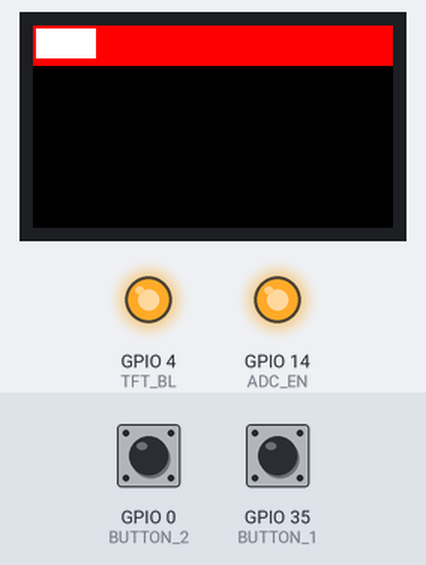
This sketch was run on a simulated ESP32. On the bench: 240×135 colour display, output pins drawn as LEDs (lit = HIGH). The test bench sets the inputs (shaded band); at power-on: GPIO 0 (BUTTON_2) HIGH, GPIO 35 (BUTTON_1) HIGH. A WiFi scan finds three made-up networks; what the sketch prints to the serial monitor is not drawn.

Above: at 1.4 s.
1.5 s: GPIO 0 (BUTTON_2) pulled LOW for 0.15 s
At 1.8 s:
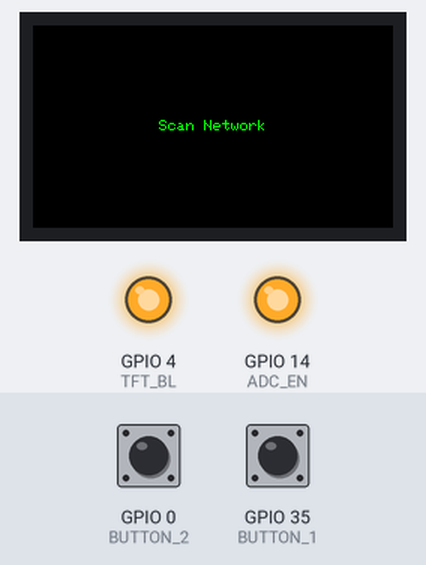
4.6 s: GPIO 35 (BUTTON_1) pulled LOW for 0.15 s
At 6.3 s:
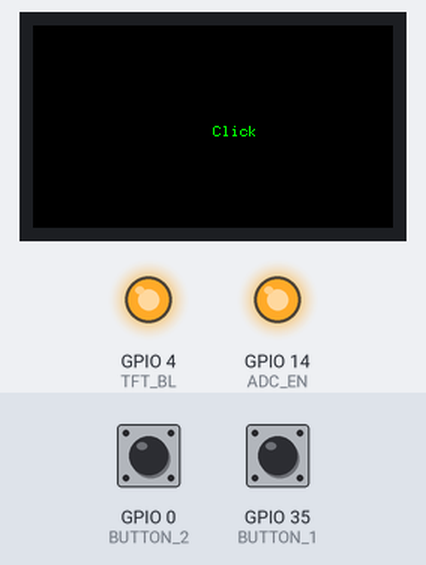
6.6 s: GPIO 35 (BUTTON_1) pulled LOW for 1 s
At 9.1 s:
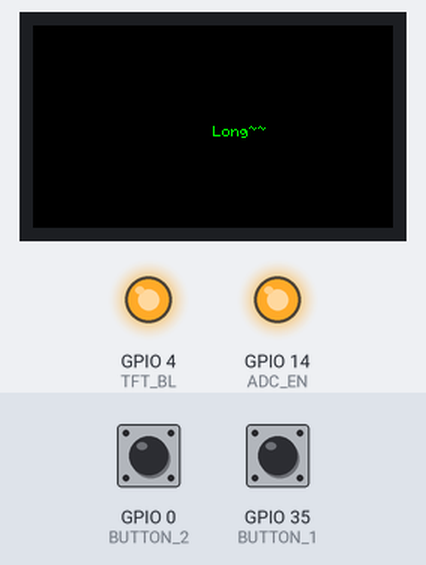
9.4 s: GPIO 0 (BUTTON_2) pulled LOW for 1 s
At 12.1 s:
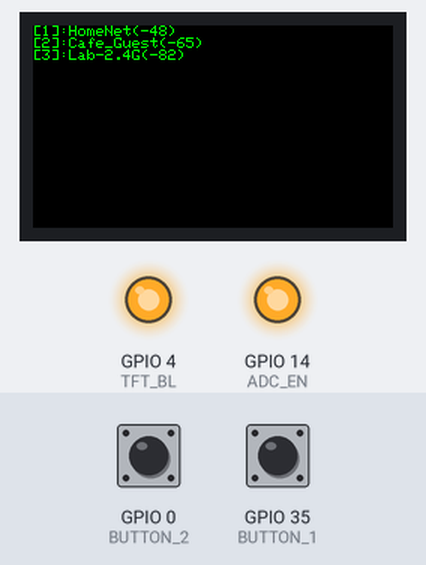
13.1 s: GPIO 0 (BUTTON_2) pulled LOW for 3.2 s
At 14.3 s:
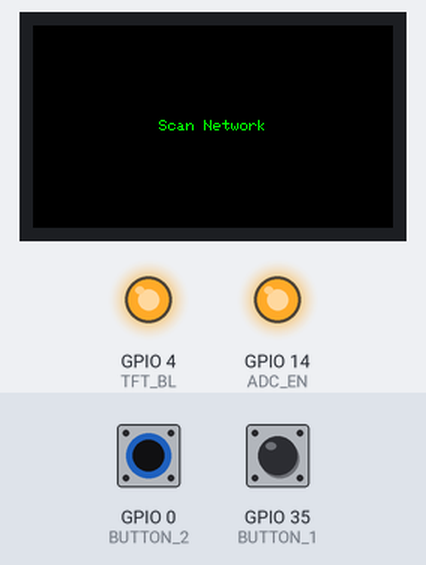
17.8 s: GPIO 35 (BUTTON_1) pulled LOW for 3.2 s
At 21.8 s:
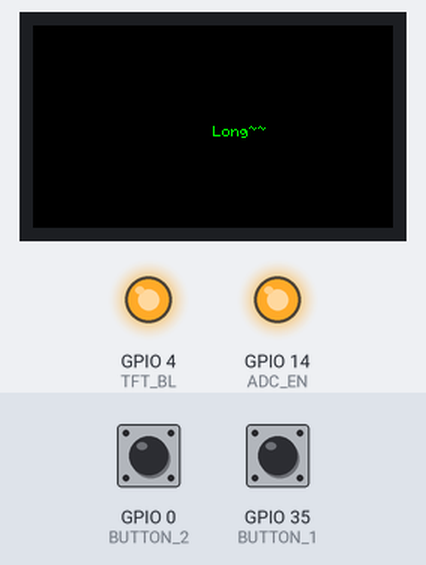
Timing chart, 0 to 23.3 s (numbered marks = the images above; inputs shaded):
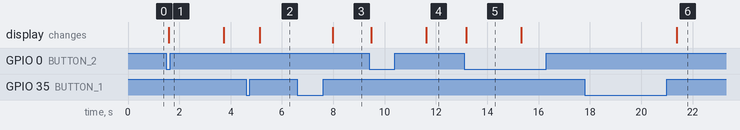

Measured:
- after the input at 1.5 s, the display: changes after 0.08 s (image 1)
- after the input at 4.6 s, the display: changes after 0.53 s (image 2)
- after the input at 6.6 s, the display: changes after 1.4 s (image 3)
- after the input at 9.4 s, the display: first changes after 0.09 s (image 4 shows a later state)
- after the input at 13.1 s, the display: changes after 0.09 s (image 5)
- after the input at 17.8 s, the display: changes after 3.6 s (image 6)
- what the display in image 5 shows lasts 2.1 s, from 13.2 s to 15.3 s

The sketch:

TTGO-T-Display.ino
```cpp
#include <TFT_eSPI.h>
#include <SPI.h>
#include "WiFi.h"
#include <Wire.h>
#include <Button2.h>
#include "esp_adc_cal.h"
#include "bmp.h"

#ifndef TFT_DISPOFF
#define TFT_DISPOFF 0x28
#endif

#ifndef TFT_SLPIN
#define TFT_SLPIN 0x10
#endif

#define TFT_MOSI 19
#define TFT_SCLK 18
#define TFT_CS 5
#define TFT_DC 16
#define TFT_RST 23

#define TFT_BL 4  // 디스플레이 백라이트 제어 핀
#define ADC_EN 14 // ADC_EN은 ADC 감지 활성화 포트입니다.
#define ADC_PIN 34
#define BUTTON_1 35
#define BUTTON_2 0

TFT_eSPI tft = TFT_eSPI(135, 240); // 커스텀 라이브러리 호출
Button2 btn1(BUTTON_1);
Button2 btn2(BUTTON_2);

char buff[512];
int vref = 1100;
int btnCick = false;

//! 오랜 시간 지연, 얕은 소비를 사용하여 전류 소비를 효과적으로 줄일 수 있습니다.
void espDelay(int ms) ///////////슬립모드
{
    esp_sleep_enable_timer_wakeup(ms * 1000); //슬립모드 깨우기 시간지정   초단위
    esp_sleep_pd_config(ESP_PD_DOMAIN_RTC_PERIPH, ESP_PD_OPTION_ON);
    esp_light_sleep_start();
}

void showVoltage() ////////////전압 출력
{
    static uint64_t timeStamp = 0;
    if (millis() - timeStamp > 1000)
    {
        timeStamp = millis();
        uint16_t v = analogRead(ADC_PIN);
        float battery_voltage = ((float)v / 4095.0) * 2.0 * 3.3 * (vref / 1000.0);
        String voltage = "Voltage :" + String(battery_voltage) + "V"; // 출력형식 지정
        Serial.println(voltage);
        tft.fillScreen(TFT_BLACK);
        tft.setTextDatum(MC_DATUM);
        tft.drawString(voltage, tft.width() / 2, tft.height() / 2);
    }
}

void button_init() /////////////버튼 핸드러
{
    btn1.setLongClickHandler([](Button2 &b) {
        btnCick = false;
        int r = digitalRead(TFT_BL);
        tft.fillScreen(TFT_BLACK);
        tft.setTextColor(TFT_GREEN, TFT_BLACK);
        tft.setTextDatum(MC_DATUM);
        tft.drawString("Press again to wake up", tft.width() / 2, tft.height() / 2);
        espDelay(6000);
        digitalWrite(TFT_BL, !r);

        tft.writecommand(TFT_DISPOFF); ///////////???
        tft.writecommand(TFT_SLPIN);   ///////////???
        // 라이트 절전을 사용한 후에는 외부 IO 포트를 사용하여 깨우기 때문에 타이머 깨우기를 비활성화해야합니다.
        esp_sleep_disable_wakeup_source(ESP_SLEEP_WAKEUP_TIMER); ///////////???
        // esp_sleep_enable_ext1_wakeup(GPIO_SEL_35, ESP_EXT1_WAKEUP_ALL_LOW);    ///////////???
        esp_sleep_enable_ext0_wakeup(GPIO_NUM_35, 0);
        delay(200);
        esp_deep_sleep_start();
    });
    btn1.setPressedHandler([](Button2 &b) {
        Serial.println("Detect Voltage..");
        btnCick = true;
    });

    btn2.setPressedHandler([](Button2 &b) {
        btnCick = false;
        Serial.println("btn press wifi scan");
        wifi_scan();
    });
    tft.fillScreen(TFT_BLACK);
    tft.setTextSize(3);
    btn1.setClickHandler([](Button2 &b) {
        tft.fillScreen(TFT_BLACK);
        tft.drawString("Click", tft.width() / 2, tft.height() / 2);
        Serial.println("Click");

        btnCick = true;
    });
    btn1.setDoubleClickHandler([](Button2 &b) {
        tft.fillScreen(TFT_BLACK);
        tft.drawString("Double", tft.width() / 2, tft.height() / 2);
        Serial.println("Double");
        btnCick = true;
    });
    btn1.setTripleClickHandler([](Button2 &b) {
        tft.fillScreen(TFT_BLACK);
        tft.drawString("Triple", tft.width() / 2, tft.height() / 2);
        Serial.println("Triple");
        btnCick = true;
    });
    btn1.setLongClickHandler([](Button2 &b) {
        tft.fillScreen(TFT_BLACK);
        tft.drawString("Long~~", tft.width() / 2, tft.height() / 2);
        Serial.println("Long~~");
        btnCick = true;
        espDelay(5);
    });
}

void button_loop()
{
    btn1.loop();
    btn2.loop();
}

void wifi_scan() ////////////wifi스캔
{
    tft.setTextColor(TFT_GREEN, TFT_BLACK);
    tft.fillScreen(TFT_BLACK);
    tft.setTextDatum(MC_DATUM);
    tft.setTextSize(1);

    tft.drawString("Scan Network", tft.width() / 2, tft.height() / 2);

    WiFi.mode(WIFI_STA);
    WiFi.disconnect();
    delay(100);

    int16_t n = WiFi.scanNetworks();
    tft.fillScreen(TFT_BLACK);
    if (n == 0)
    {
        tft.drawString("no networks found", tft.width() / 2, tft.height() / 2);
    }
    else
    {
        tft.setTextDatum(TL_DATUM);
        tft.setCursor(0, 0);
        Serial.printf("Found %d net\n", n);
        for (int i = 0; i < n; ++i)
        {
            sprintf(buff,
                    "[%d]:%s(%d)",
                    i + 1,
                    WiFi.SSID(i).c_str(),
                    WiFi.RSSI(i));
            tft.println(buff);
        }
    }
    WiFi.mode(WIFI_OFF);
}

void setup()
{
    Serial.begin(115200);
    Serial.println("Start");

    /*
    ADC_EN은 ADC 감지 활성화 포트입니다.
    USB 포트가 전원 공급 장치에 사용되는 경우 기본적으로 켜져 있습니다.
    배터리로 전원을 공급받는 경우 높은 수준으로 설정해야합니다
    */
    pinMode(ADC_EN, OUTPUT);
    digitalWrite(ADC_EN, HIGH);

    tft.init(); //화면초기세팅
    tft.setRotation(1);
    tft.fillScreen(TFT_BLACK);
    tft.setTextSize(2);
    tft.setTextColor(TFT_GREEN);
    tft.setCursor(0, 0);
    tft.setTextDatum(MC_DATUM);
    tft.setTextSize(1);

    if (TFT_BL > 0)
    {                                           // TFT_BL은 사용자 설정 파일 TTGO_T_Display.h의 TFT_eSPI 라이브러리에서 설정되었습니다.
        pinMode(TFT_BL, OUTPUT);                // 백라이트 핀을 출력 모드로 설정
        digitalWrite(TFT_BL, TFT_BACKLIGHT_ON); // 백라이트를 켭니다. 사용자 설정 파일 TTGO_T_Display.h의 TFT_eSPI 라이브러리에서 TFT_BACKLIGHT_ON이 설정되었습니다.
    }

    // tft.setSwapBytes(true);      // 부팅이미지
    // tft.pushImage(0, 0,  240, 135, ttgo);
    // espDelay(5000);

    // tft.setRotation(0);           //화면테스트
    // tft.fillScreen(TFT_RED);
    // espDelay(1000);
    // tft.fillScreen(TFT_BLUE);
    // espDelay(1000);
    // tft.fillScreen(TFT_GREEN);
    // espDelay(1000);

    button_init();

    esp_adc_cal_characteristics_t adc_chars;
    esp_adc_cal_value_t val_type = esp_adc_cal_characterize((adc_unit_t)ADC_UNIT_1, (adc_atten_t)ADC1_CHANNEL_6, (adc_bits_width_t)ADC_WIDTH_BIT_12, 1100, &adc_chars);
    // ADC 특성 분석에 사용되는 캘리브레이션 값 유형 확인
    if (val_type == ESP_ADC_CAL_VAL_EFUSE_VREF)
    {
        Serial.printf("eFuse Vref:%u mV", adc_chars.vref);
        vref = adc_chars.vref;
    }
    else if (val_type == ESP_ADC_CAL_VAL_EFUSE_TP)
    {
        Serial.printf("Two Point --> coeff_a:%umV coeff_b:%umV\n", adc_chars.coeff_a, adc_chars.coeff_b);
    }
    else
    {
        Serial.println("Default Vref: 1100mV");
    }

    // tft.fillScreen(TFT_BLACK);    //초기화면 출력
    // tft.setTextDatum(MC_DATUM);
    // tft.drawString("LeftButton:", tft.width() / 2, tft.height() / 2 - 16);
    // tft.drawString("[WiFi Scan]", tft.width() / 2, tft.height() / 2 );
    // tft.drawString("RightButton:", tft.width() / 2, tft.height() / 2 + 16);
    // tft.drawString("[Voltage Monitor]", tft.width() / 2, tft.height() / 2 + 32 );
    // tft.drawString("RightButtonLongPress:", tft.width() / 2, tft.height() / 2 + 48);
    // tft.drawString("[Deep Sleep]", tft.width() / 2, tft.height() / 2 + 64 );
    // tft.setTextDatum(TL_DATUM);
    tft.fillRect(0, 0, 240, 27, TFT_RED);
    tft.fillRect(2, 2, 40, 20, TFT_WHITE);
}

void loop()
{
    //     if (btnCick) {
    //          espDelay(1000);
    //      }
    button_loop();
}

/* ////////////////////////커스텀/////////////////////////////
1. 부팅이미지 커스텀   (L159)
    기존의 파엘에 이미지 코드를 추가 하거나 별도의 파일을 만들어 기존과 같이 코드에 추가 시킨다.

2. 배터리 커스텀   (L45)
    배터리 배경이미지
    베터리 범위설정  3.4~4.2V
    void battery_gauge() {
        int spw = 2;  //시작위치x좌표 변경
        int sph = 2;  //시작위치y좌표 변경
        int gw = 8;   //게이지 넓이 변경
        int gh = 12;  //게이지 높이 변경
        int p = 4;    //패딩 선두깨  변경
        int m = p*2; //변경x
        tft.fillRect( spw,                    sph,       (p+gw)*4+p, gh+m, TFT_WHITE);   //틀
        tft.fillRect( spw,                    sph+p,    (p+gw)*4+m,  gh, TFT_WHITE);   //틀
        tft.fillRect( spw+p,                sph+p,    gw, gh, TFT_BLACK);      //게이지 1
        tft.fillRect( spw+(p+gw)+p,    sph+p,    gw, gh, TFT_BLACK);    //게이지 2
        tft.fillRect( spw+(p+gw)*2+p, sph+p,   gw, gh, TFT_BLACK);    //게이지 3
        tft.fillRect( spw+(p+gw)*3+p, sph+p,   gw, gh, TFT_BLACK);    //게이지 4
    }

3. wifi 이미지
    wifi 접속이미지 / 미접속이미지
    가로보기 기준으로  1/5사이즈(27px) 권장

4. 시계(인터넷에서 시간가져오기)
    getLocalTime(&timeInfo);   //tm개체 timeInfo에 현재 시각을 주입하는
    sprintf(h, "%02d:%02d",
            timeInfo.tm_hour, timeInfo.tm_min ); //출력 형식설정
    tft.fillRect(0, 0, 80, 16, 0x4312);     //이전시간 지우기
    tft.drawString(h, 2 , 2 );              //시간출력
    tft.fillRect( 0,67, 240, 16, 0x4312);   //이전시간 지우기

    sprintf(s, "%02d/%02d/%02d %02d:%02d:%02d",
           timeInfo.tm_year + 1900, timeInfo.tm_mon + 1, timeInfo.tm_mday,
           timeInfo.tm_hour, timeInfo.tm_min, timeInfo.tm_sec); //출력 형식설정
    tft.drawString(s, tft.width() / 2 , tft.height() / 2  );
    Serial.println(s);

5. 백라이트  (L64)

int r = digitalRead(TFT_BL); //현재백라이트 상태
digitalWrite(TFT_BL, !r); //백라이트 값 0 또는 1

6. 버튼컨트롤
 btn1.setPressedHandler([](Button2 & b) {   //버튼변경(1/2)와 핸들러 변경
        btnCick = true;                     //btnCick 변수 참거짓 확인후 명령실행
    });
핸들러
setChangedHandler
setPressedHandler
setReleasedHandler
setClickHandler
setTapHandler
setLongClickHandler
setDoubleClickHandler
setTripleClickHandler

if (btnCick) {                   //void loop()에서 체크
        showVoltage();
    }

7. wifi연결
char ssid[] = "wifi101-network";  // created AP name
char pass[] = "1234567890";
WiFiServer server(80);
//////////setup////////////
 if (WiFi.status() == WL_NO_SHIELD) {
        Serial.println("WiFi shield not present");
        while (true);
  }


움직이는 부팅이미지
for(int i=-240; i <= 0 ; ++i){  //왼쪽에서 오른쪽으로 등장
  tft.pushImage(i, 0,  240, 135, ttgo); //이미지출력
  espDelay(41);             //속도24p 41 30p 33
}

for(int i=240; i >=0; --i){  //오른쪽에서 왼쪽으로 등장
 tft.pushImage(i, 0,  240, 135, ttgo);
 espDelay(41);
}

for(int i=-135; i <= 0 ; ++i){  //위에서 아래로 등장
 tft.pushImage(0, i,  240, 135, ttgo);
 espDelay(41);
}

for(int i=135; i >=0; --i){  //아래에서 위로등장 대각선
 tft.pushImage(0, i,  240, 135, ttgo);
 espDelay(41);
}

한글올리기
https://blog.naver.com/PostView.nhn?blogId=dreve&logNo=221818135061


폰트사이즈
tft.setTextSize(1);
폰트컬러
tft.setTextColor(TFT_GREEN);
tft.setTextColor(TFT_WHITE, TFT_BLACK);
글자출력
tft.drawString("글자", tft.width()/2, tft.height()/2);
배경화면색
tft.fillScreen(TFT_BLACK);
커서위치
tft.setCursor(0, 0);
이미지출력
tft.pushImage(0, 0,  240, 135, ttgo);
폰트
tft.setFreeFont(MYFONT32);
tft.drawString("MyFont 32", 160, 60, GFXFF);
내모박스그리기(선)
tft.drawRect(0,0,319,239, TFT_BLUE);
네모그리기(면)
tft.fillRect( 0, 0, 16, 16, TFT_RED);

기준점설정
tft.setTextDatum(TR_DATUM);

tft.setTextPadding(0);   줄바꿈 있고 없고?
tft.writecommand(TFT_DISPOFF);
tft.writecommand(TFT_SLPIN);

딥슬립
함수를 통해 팁슬립을 실행하고 어떻케 깨울것인지도 지정한다.
void espDelay(int ms)
{
    esp_sleep_enable_timer_wakeup(ms * 1000);  //슬립모드 깨우기 시간지정   초단위
    esp_sleep_pd_config(ESP_PD_DOMAIN_RTC_PERIPH, ESP_PD_OPTION_ON); //슬립시 설정
    esp_light_sleep_start(); //딥슬립스타트
}
esp_sleep_enable_timer_wakeup(ms * 1000); //시간으로 깨우기
esp_sleep_enabled_touchpad_Wakeup() //터치패드를 이용해 깨우기
esp_sleep_enable_ext0_wakeup()
https://docs.espressif.com/projects/esp-idf/en/latest/esp32/api-reference/system/sleep_modes.html


   battery_gauge();

   tft.setSwapBytes(true);      // 부팅이미지
   tft.pushImage(120, 0,  29, 20, myimg1);
   tft.pushImage(60, 0,  46, 20, myimg2);
   tft.pushImage(165, 0,  27, 20, myimg3);
   tft.pushImage(180, 0,  28, 20, myimg4);
   tft.pushImage(210,0,  60, 20, myimg5);


*/
```

Source omitted: bmp.h (data table, 259661 bytes)
